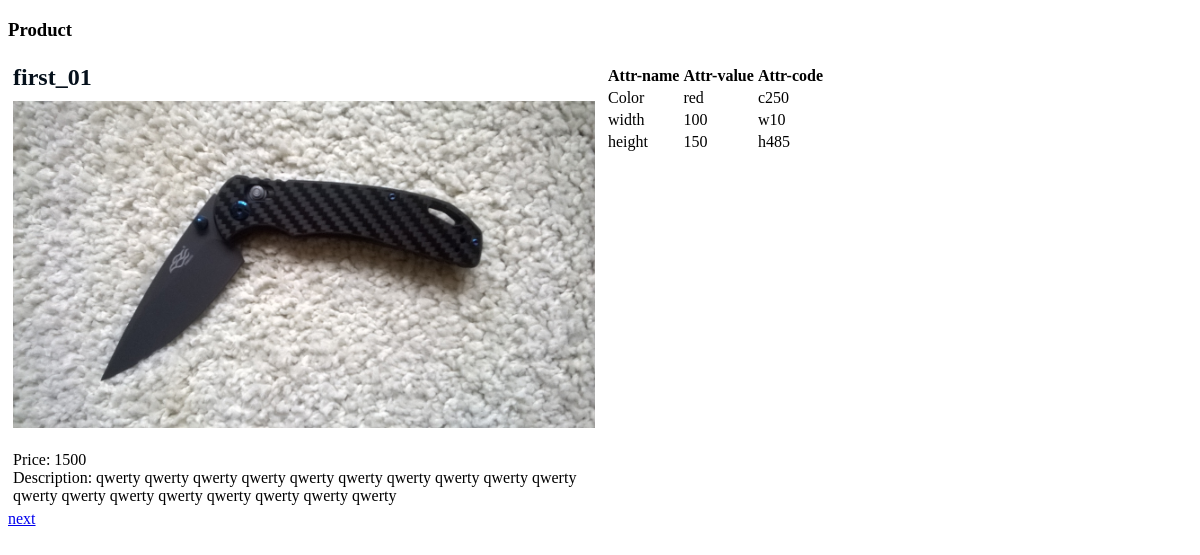
/product/show/1, run on the app's committed database.
### tables this page shows
CREATE TABLE `products` (
  `id` int(11) NOT NULL,
  `name` text NOT NULL,
  `price` text NOT NULL,
  `description` longtext NOT NULL,
  `pic_name` text NOT NULL
);

CREATE TABLE `attribute` (
  `id` int(11) NOT NULL,
  `name` text NOT NULL,
  `code` text NOT NULL
);

### application/controllers/ProductController.php (called while the page is built, shortened)
<?php
class ProductController extends Controller{
	public function showAction($params){
		$result = $this->model->getProduct($params);
		$vars = [
			'product' => $result,
		];
		$this->view->render('Show product', $vars);
	}
}

### index.php (called while the page is built, shortened)
<?php
spl_autoload_register(function($class){
	$path = str_replace('\\','/', $class);
	$path = $path.'.php';
});
$router = new Router;
$router->run();

### application/lib/Db.php (called while the page is built, shortened)
<?php
class Db{
	private static $db;
	public static function getInstance(){
		$config = require 'application/config/db.php';
		if (null === static::$db) {
            static::$db = new PDO('mysql:host='.$config['host'].';dbname='.$config['dbname'].'', $config['user'], $config['password']);
        }
        return static::$db;
	}
	public static function qquery($sql, $params = []){
		$stmt = self::$db->prepare($sql);
		$stmt->execute();
		$result = $stmt->fetchAll(PDO::FETCH_ASSOC);
		return $result;
	}
}

### application/models/Product.php (called while the page is built, shortened)
<?php
class Product extends Model{
	public function getAttribute($vars){
		$result = Db::qquery('SELECT attr_id, value FROM prod_attr WHERE prod_id='.$vars[0]);
		foreach($result as $attr){
			$res = Db::qquery('SELECT name, code FROM attribute WHERE id='.$attr['attr_id']);
			$new = array_merge($attr, $res[0]);
			$resultic[] = $new;
		}
		return $resultic;
	}
	public function getProduct($vars){
		$result = Db::qquery('SELECT * FROM products WHERE id='.$vars[0]);
		$result[] = $this->getAttribute($vars);
		return $result;
	}
}

### application/views/product/show.php (the view, shortened to what this page needs)
<h3>Product</h3>
<?php
echo '<div class="prod_wrap">';
echo '<div class="left_part">';
	echo '<div class="prod_name"';
		echo '<h3>'.$product[0]['name'].'</h3>';
	echo '</div>';
	echo '<div class="pic_wrap">';
		echo '<img src="../../img/'.$product[0]['pic_name'].'" alt="">';
	echo '</div>';
	echo '<div class="prod_price">Price: <span>'.$product[0]['price'].'</span></div>';
	echo '<div class="prod_desc">Description: <span>'.$product[0]['description'].'</span></div>';
	echo '</div>';
	echo '<div class="right_part"><table>';
		echo '<tr><th>Attr-name</th><th>Attr-value</th><th>Attr-code</th></tr>';
		foreach($product[1] as $attr){
			echo '<tr>';
				echo '<td>'.$attr['name'].'</td>';
				echo '<td>'.$attr['value'].'</td>';
				echo '<td>'.$attr['code'].'</td>';
			echo '</tr>';
		}
	echo '</table></div>';
echo '</div>';
echo '<div class="navigation">';
$url = parse_url($_SERVER['REQUEST_URI']);
$part = explode('/', $url['path']);
$num = array_pop($part);
$part = implode('/', $part);
$countProd = 10;
if($num < $countProd){
	$next = $num+1;
	echo '<a href="'.$part.'/'.$next.'">next</a>';
}
echo '</div>';
?>

### application/core/Router.php (shortened to what this page needs)
<?php
class Router{
	protected $routes = [];
	protected $params = [];
	protected $internalRoute = [];
	public function add($route, $params) {
        $route = '#^'.$route.'$#';
        $this->routes[$route] = $params;
    }
	public function match(){
		$url = trim($_SERVER['REQUEST_URI'], '/');
		foreach ($this->routes as $route => $params){
			if(preg_match($route, $url, $matches)){
				$this->params = $params;
				$uri = $this->getURI();
				if(isset($this->params['id'])){
					$this->internalRoute[] = preg_replace($route, $this->params['id'], $uri);
				}
				return true;
			}
		}
		return false;
	}
	public function run(){
		if($this->match()){
			$path = 'application\controllers\\'.ucfirst($this->params['controller']).'Controller';
			if(class_exists($path)){
				$action = $this->params['action'].'Action';
				if(method_exists($path, $action)){
					$controller = new $path($this->params);
					$controller->$action($this->internalRoute);
				}else{
					View::errorCode(404);
				}
			}else{
				View::errorCode(404);
			}
		}else{
			View::errorCode(404);
		}
	}
	private function getURI()
	{
		if (!empty($_SERVER['REQUEST_URI'])) {
		return trim($_SERVER['REQUEST_URI'], '/');
		}
	}
}

### application/core/View.php (shortened to what this page needs)
<?php
class View{
	public $path;
	public $layout = 'default';
	public function __construct($route){
		$this->path = $route['controller'].'/'.$route['action'];
	}
	public function render($title, $vars = []){
		if(file_exists('application/views/'.$this->path.'.php')){
			require 'application/views/'.$this->path.'.php';
			$content = ob_get_clean();
			require 'application/views/layouts/'.$this->layout.'.php';
		}else{
			echo 'View is not found '.$this->path;
		}
	}
}

### application/views/layouts/default.php (shortened to what this page needs)
<!DOCTYPE html>
<html lang="en">
	<head>
		<link rel="stylesheet" href="../../css/style.css">
	</head>
	<body>
		<?php
			echo $content;
		?>
	</body>
</html>

### css/style.css (style rules this page uses)
body { background-color: #fff; }
.prod_wrap { display: -webkit-flex; display: -moz-flex; display: -ms-flex; display: -o-flex; display: flex; }
.left_part, .right_part { width: 50%; padding: 5px; }
.prod_name { font-size: 24px; font-weight: bold; color: #05101B; margin-bottom: 10px; }
.pic_wrap { width: 100%; height: 350px; }
.pic_wrap img { max-width: 100%; width: auto; max-height: 100%; }

### data on the page
products: name "first_01", pic_name (picture), price "1500", description "qwerty qwerty qwerty qwerty qwerty qwerty qwerty qwerty qwerty qwerty qwerty qwerty qwerty qwerty qwerty qwerty qwerty qwerty"
attribute: name "Color", value "red", code "c250"
attribute: name "width", value "100", code "w10"
attribute: name "height", value "150", code "h485"
